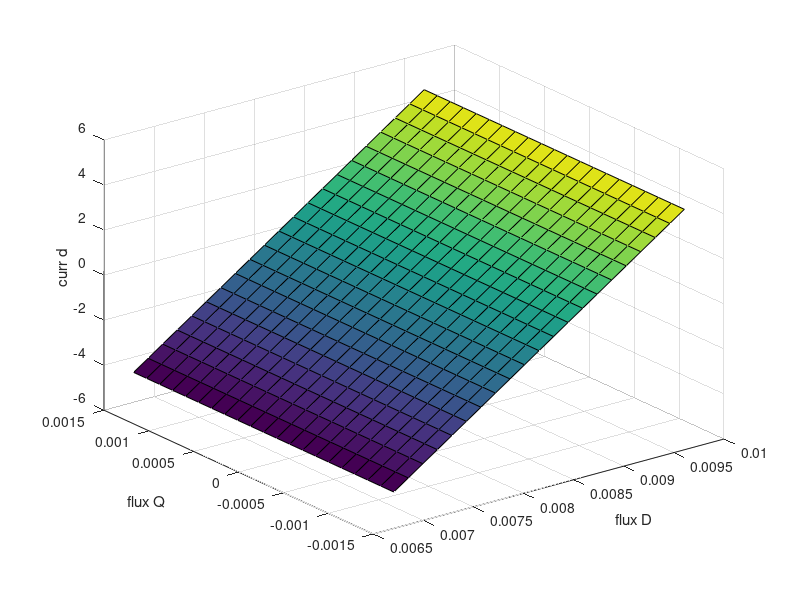
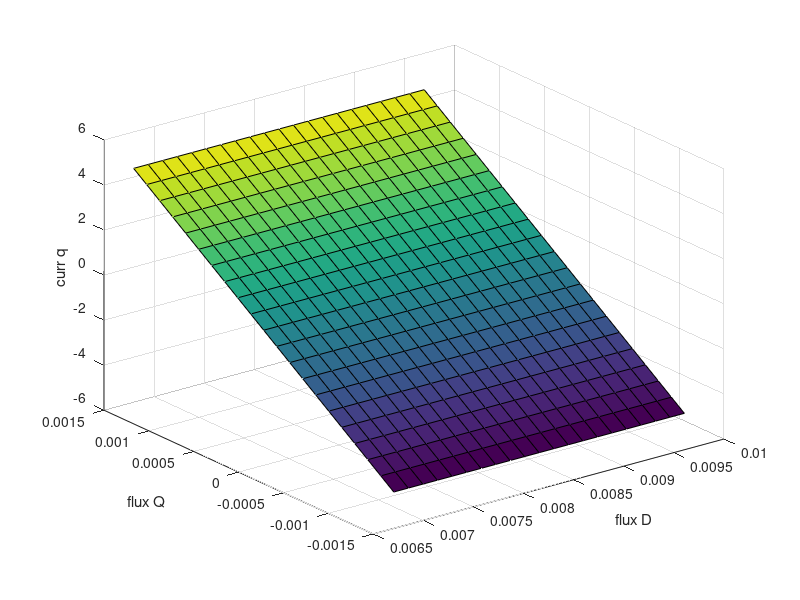

Reproduce these figures in MATLAB, in order.
%% Motor data
%File of the motor parameters

%% Electric parameters
mot.param.resistance    = 0.342;        %(Ohm)
mot.param.indApp_D      = 0.32e-3;      %(H) 
mot.param.indApp_Q      = 0.32e-3;      %(H)
mot.param.fluxPM        = 8.2e-3;       %(Vs)

mot.param.pp            = 5;            %Pole pairs

%% Mechanical parameters 
mot.param.inertiaM      = 1.81e-5;      %(Kgm^2)
mot.param.frictionM     = 2.79e-5;      %(Nms/rad)
%% Rated parameters
mot.rated.curr          = 4.53;         %(A)
mot.rated.volt          = 20;           %(V)
mot.rated.speed_rpm     = 2800;         %(rpm)
mot.rated.speed_rads    = mot.rated.speed_rpm/60*2*pi; %(rads) 
mot.rated.torq          = 0.22;         %(Nm)
%% Maps 
% Linear relationship of the magnetic flux linkages and currents
mot.maps.currVec_D      = (-1:0.1:1)*mot.rated.curr; %creo un vettore di punti che utilizzerò per la relazione corr - flusso
mot.maps.currVec_Q      = (-1:0.1:1)*mot.rated.curr; %creo vettore identico anche per asse Q

mot.maps.fluxVec_D      = mot.param.fluxPM + mot.maps.currVec_D * mot.param.indApp_D;   %vettore di flussi asse d (caso lineare)
mot.maps.fluxVec_Q      = mot.maps.currVec_Q * mot.param.indApp_Q;

%creazione delle matrici di corrente asse D e Q con meshgrid (servono per plottare le superfici di flusso)
[mot.maps.currMap_D,...
    mot.maps.currMap_Q] = meshgrid(mot.maps.currVec_D,mot.maps.currVec_Q);

%return
%% Useful stuff
% maps plot 
surf(mot.maps.fluxVec_D,mot.maps.fluxVec_Q,mot.maps.currMap_D);
xlabel('flux D');
ylabel('flux Q');
zlabel('curr d');

figure;

surf(mot.maps.fluxVec_D,mot.maps.fluxVec_Q,mot.maps.currMap_Q);
xlabel('flux D');
ylabel('flux Q');
zlabel('curr q');
